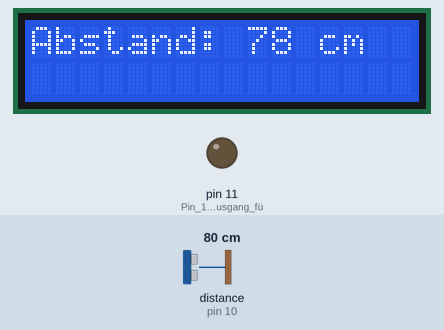
Recording of a sketch running on a simulated Arduino Uno, built with avr-gcc and run on an emulated ATmega328P. Shown: 16×2 character LCD, output pins drawn as LEDs (lit = HIGH). Wiring (inferred from the names in the program): ultrasonic range finder: trigger pin 9; echo pin 10. Dashed ring = blinking. The inputs (shaded band) are chosen by the test bench; at power-on: distance to the obstacle (sensor on pin 10) 80 cm. The echo pulse lasts 58.3 µs per cm; pins used as bus, display or sensor lines are not drawn.

Above: at 0.96 s.
1.3 s: distance to the obstacle (sensor on pin 10) set to 19 cm
At 1.68 s:
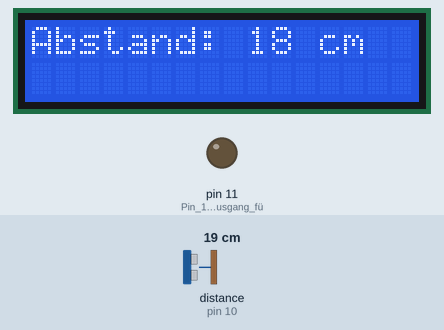
4.0 s: distance to the obstacle (sensor on pin 10) set to 14 cm
At 5.5 s:
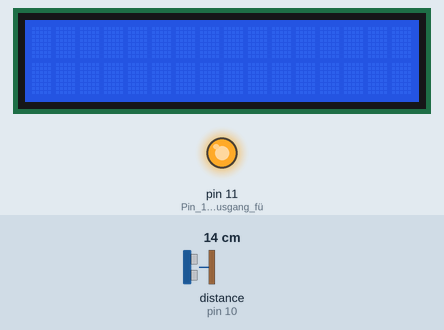
7.0 s: distance to the obstacle (sensor on pin 10) set to 8 cm
At 7.23 s:
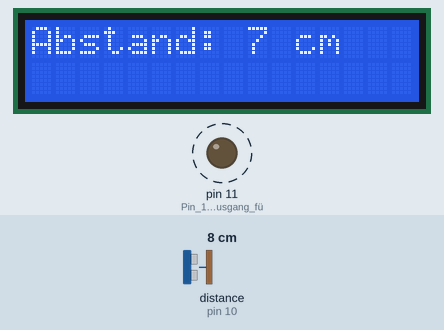
8.5 s: distance to the obstacle (sensor on pin 10) set to 5 cm
At 9.3 s:
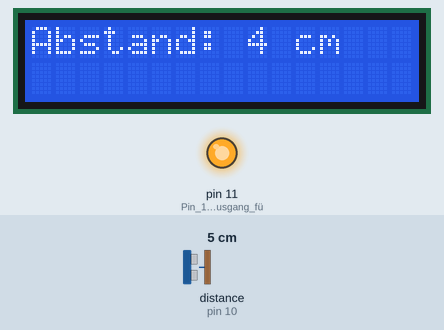
Timing chart, 0 to 11.5 s (numbered marks = the images above; inputs shaded):
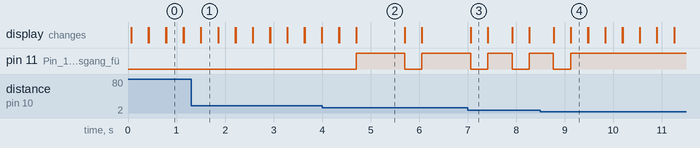

The sketch:

Ultraschallsensor_LCD.ino
```cpp
/* Distanzmessung mit Ausgabe im LCD-Display
 * A04 LEDs ab bestimmten Abständen
 */

#include <LiquidCrystal.h> // Eibinden der LiquidCrystal Bibliothek
LiquidCrystal lcd(1, 2, 4, 5, 6, 7); // Parameter der LCD

const int Trig = 9;
const int Echo = 10;

long dauer;
int abstandCm;

void setup()
{
  lcd.begin(16,2); // Legt die Dimension des LCD-Displays fest (Breite,Höhe)
  pinMode(Trig, OUTPUT); // Pin 9 ist Ausgang des Ultraschallsensors
  pinMode(Echo, INPUT); // Pin 10 ist Eingang des Ultraschallsensors

  pinMode(11, OUTPUT); // Pin 11 ist ein Ausgang für LED_gruen
}

void loop()
{
  digitalWrite(Trig, LOW);
  delayMicroseconds(2);

  digitalWrite(Trig, HIGH);
  delayMicroseconds(10);
  digitalWrite(Trig, LOW);

  dauer = pulseIn(Echo, HIGH);
  abstandCm= dauer*0.034/2; // Umrechnen in Längeneinheit cm

  lcd.setCursor(0,0); // Setzt den Cursor auf den Punkt (0,0)
  lcd.print("Abstand: "); // Schreibt "Abstand" auf das LCD-Display
  lcd.print(abstandCm); // Schreibt die gemessene Distanz auf das LCD-Display
  lcd.print(" cm"); // Schreibt die Längeneinheit cm auf das LCD-Display
  delay(350);
  lcd.clear();

  if (abstandCm <= 15 && abstandCm > 10)
  {
    digitalWrite(11, HIGH); //Schalte LED an
    delay(1000); //LED blinken
    digitalWrite(11, LOW); //Schalte LED aus
  }
  else
  {
     digitalWrite(11, LOW); // Schalte LED aus
  }
    if (abstandCm <= 10 && abstandCm > 5)
  {
    digitalWrite(11, HIGH); // Schalte LED an
    delay(500);
    digitalWrite(11,LOW); //Schalte LED aus
  }
  else
  {
     digitalWrite(11, LOW); // Schalte LED aus
  }
     if (abstandCm <= 5)
  {
    digitalWrite(11, HIGH); // Schalte LED an

  }
  else
  {
     digitalWrite(11, LOW); // Schalte LED aus
  }
}
```

Measured:
- the behaviour switches between 17 and 16 cm on distance to the obstacle (sensor on pin 10) (found by bisection; images 1 and 2)
- the behaviour switches between 7 and 6 cm on distance to the obstacle (sensor on pin 10) (found by bisection; images 3 and 4)
- after the input at 1.3 s, the display: first differs from a run without the input after 0.20 s (image 1)
- after the input at 4.0 s, pin 11 (Pin_11_ist_ein_Ausgang_fü): LOW → HIGH after 0.70 s, → LOW 1.0 s later, → HIGH 0.36 s later; the display: first differs from a run without the input after 0.35 s (image 2 shows a later state)
- after the input at 7.0 s, the display: changes after 0.06 s (image 3)
- after the input at 8.5 s, pin 11 (Pin_11_ist_ein_Ausgang_fü): goes on until 9.1 s, then stays HIGH; the display: changes after 0.27 s (image 4)
- what the display in image 2 shows lasts 1.0 s, from 4.7 s to 5.7 s
